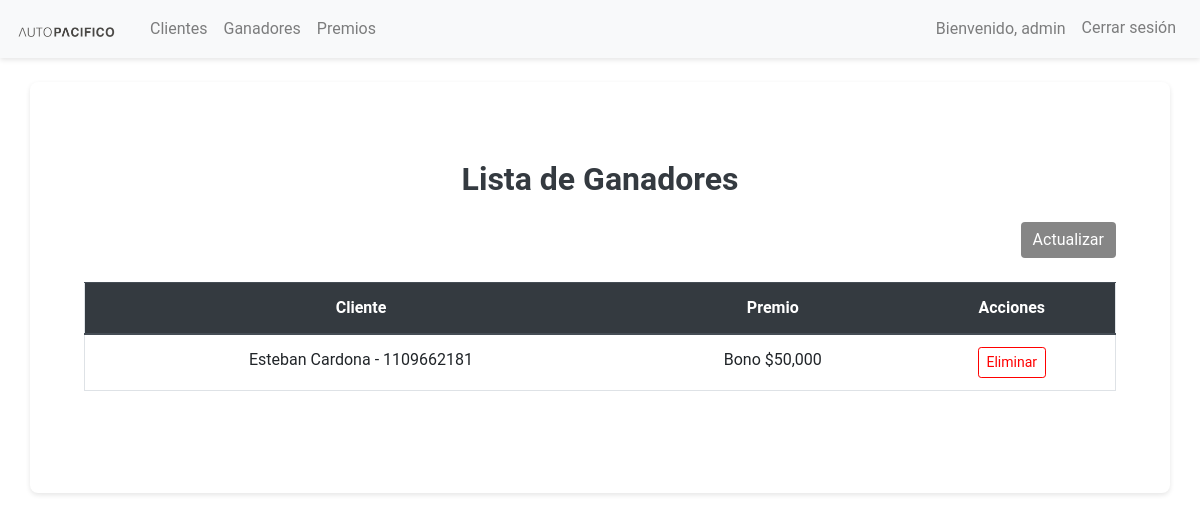
Page /ruleta/admin/ganadores/ (signed in) on the earlier database version.
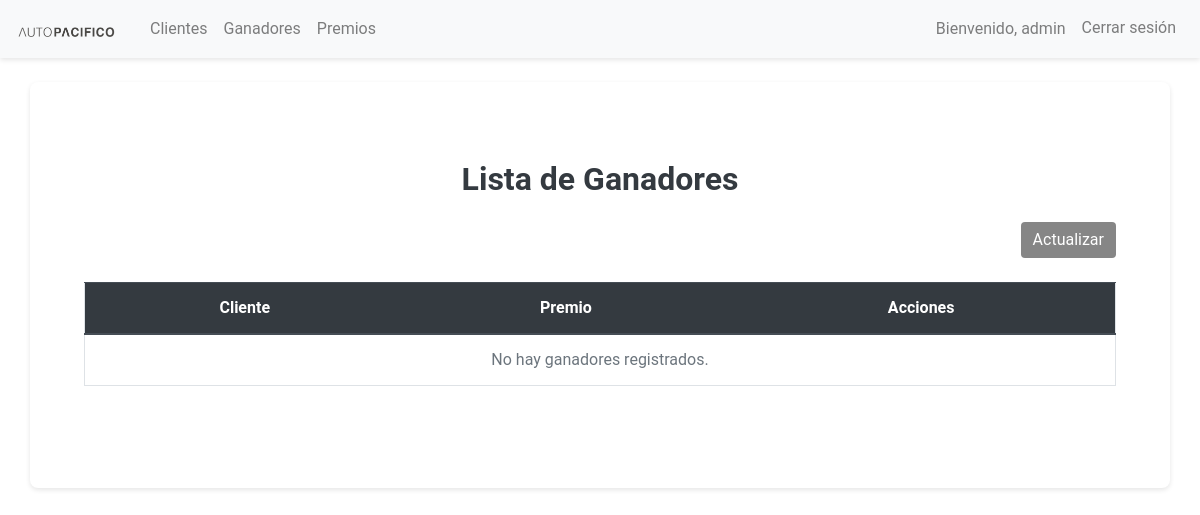
Same page on the later database version.
### ruleta/models.py (models this page shows, shortened)
class Ganador(models.Model):
    cliente = models.ForeignKey(Cliente, on_delete=models.CASCADE)
    premio = models.ForeignKey(Premio, on_delete=models.CASCADE)
    fecha = models.DateTimeField(auto_now_add=True)
    class Meta:
        indexes = [
            models.Index(fields=['fecha']),
        ]

class Cliente(models.Model):
    user = models.OneToOneField(User, on_delete=models.CASCADE, null=True, blank=True)
    cedula = models.CharField(max_length=20, unique=True)
    nombre = models.CharField(max_length=100)
    apellidos = models.CharField(max_length=100)
    numero_telefono = models.CharField(
        max_length=15,
        validators=[
            RegexValidator(
                regex=r'^\+?[0-9]{7,15}$',
                message="El número de teléfono debe contener entre 7 y 15 dígitos, y puede incluir un '+' inicial."
            )
        ]
    )  # Campo obligatorio
    fecha_creacion = models.DateTimeField(auto_now_add=True)  # Fecha de creación
    numero_factura = models.CharField(
        max_length=50,
        unique=True,
        validators=[
            RegexValidator(
                r'^[A-Za-z0-9-]+$',
                'El número de factura debe contener solo letras, números y guiones.'
            )
        ]
    )
    def __str__(self):
        return f"{self.nombre} {self.apellidos} - {self.cedula}"

class Premio(models.Model):
    nombre = models.CharField(max_length=50)
    descripcion = models.TextField()
    probabilidad = models.FloatField(help_text="Probabilidad de ganar este premio (en porcentaje)")
    estado = models.BooleanField(default=True)  # Activo/Inactivo
    def __str__(self):
        return self.nombre

### ruleta/views.py (the view)
# urls.py: path('admin/ganadores/', views.GanadoresListView.as_view(), name='ganadores_crud'),
class GanadoresListView(UserPassesTestMixin, ListView):
    model = Ganador
    template_name = 'admin/ganadores_crud.html'
    context_object_name = 'ganadores'
    def test_func(self):
        return self.request.user.is_superuser

### ruleta/templates/admin/ganadores_crud.html (shortened to what this page needs)
{% extends "base.html" %}
{% block content %}
<div class="container-fluid px-4 py-5">
    <h2 class="text-center mb-4">Lista de Ganadores</h2>
    <div class="d-flex justify-content-end mb-4">
        <button onclick="location.reload();" class="btn btn-secondary">
             Actualizar
        </button>
    </div>
    <div class="table-responsive">
        <table class="table table-hover align-middle text-center">
            <thead class="thead-dark">
                <tr>
                    <th>Cliente</th>
                    <th>Premio</th>
                    <th>Acciones</th>
                </tr>
            </thead>
            <tbody>
                {% for ganador in ganadores %}
                <tr>
                    <td>{{ ganador.cliente }}</td>
                    <td>{{ ganador.premio }}</td>
                    <td>
                        <a href="{% url 'eliminar_ganador' ganador.pk %}" class="btn btn-sm btn-outline-danger">
                             Eliminar
                        </a>
                    </td>
                </tr>
                {% empty %}
                <tr>
                    <td colspan="3" class="text-center text-muted">No hay ganadores registrados.</td>
                </tr>
                {% endfor %}
            </tbody>
        </table>
    </div>
</div>
{% endblock %}

Differences in the rows shown:
removed Ganador: cliente "Esteban Cardona - 1109662181", premio "Bono $50,000"
Other differences:
text now shown: "No hay ganadores registrados."
